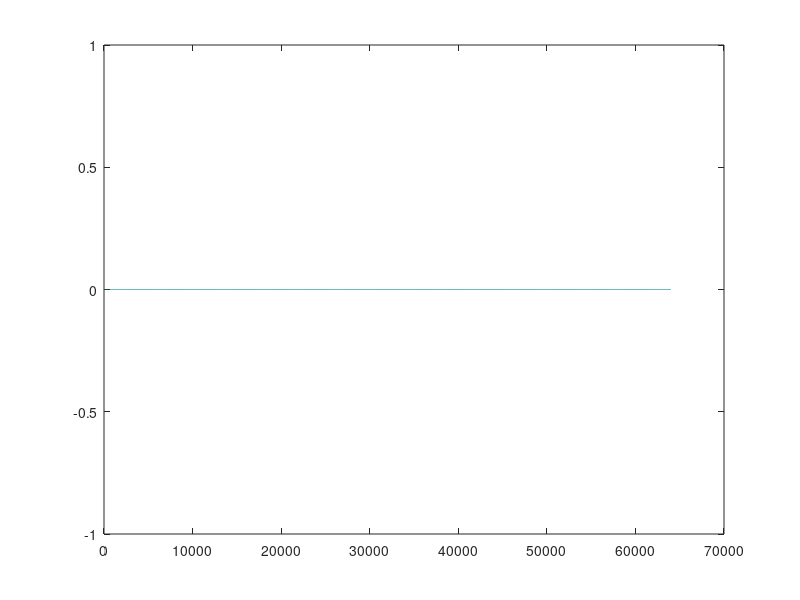

Write the MATLAB code that produced this figure. (Note: this script raises an error after producing the figure.)
clear all;
f1 = fopen('known.dat', 'r');
tmp = fread(f1,'float32');
fclose(f1);
known = tmp(1:2:end)+1i*tmp(2:2:end);
plot(tmp(2:2:end))

f1 = fopen('rx1.dat', 'r');
tmp = fread(f1,'float32');
fclose(f1);
rx = tmp(1:2:end)+1i*tmp(2:2:end);

close all;
% subplot(3, 1, 1);
% plot(abs(rx));
[corr, lags] = xcorr(rx, known);
% plot(lags, corr)
[~, I] = max(abs(corr));
t = lags(I);

figure; hold on;
data_only = rx((t + 10 * (length(known) / 2)):end);
subplot(2,1,1); plot(real(data_only));
subplot(2,1,2); plot(imag(data_only));
locked = costas_loop(data_only, .1);